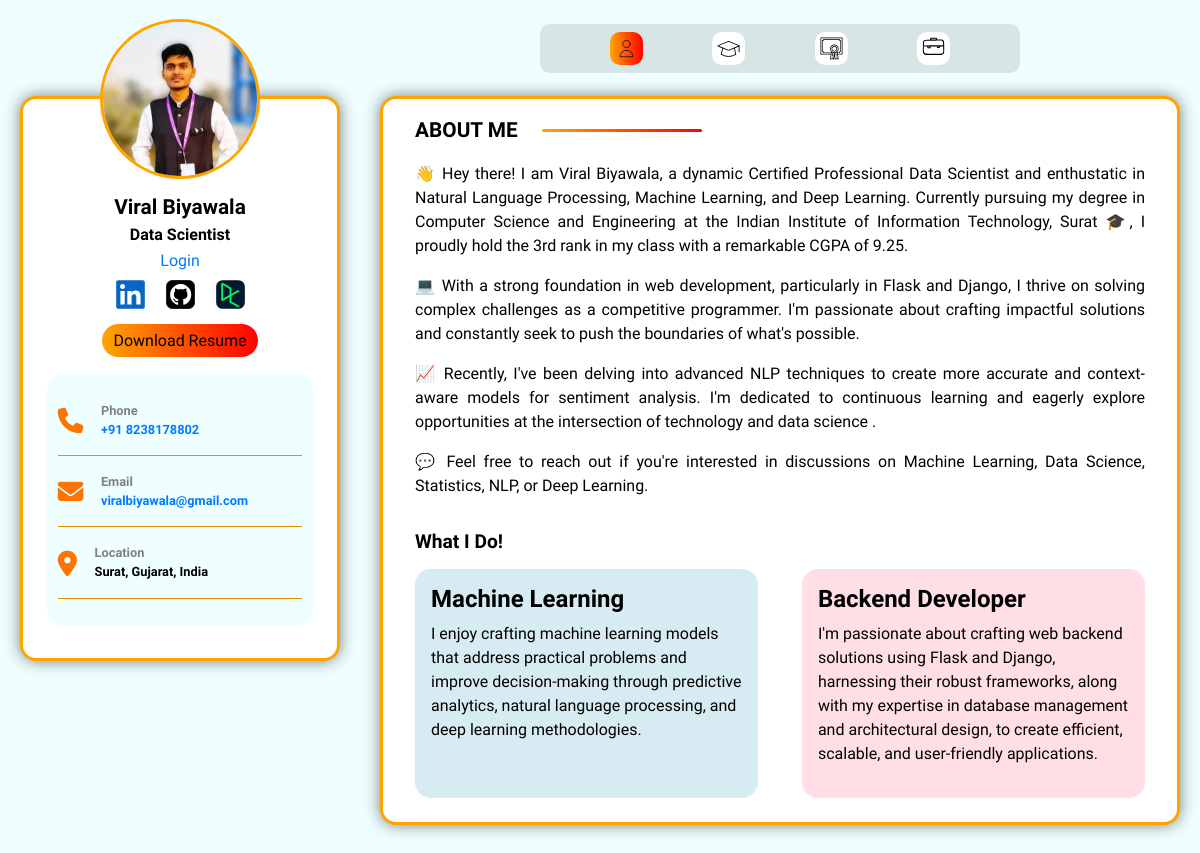
/, run on an earlier commit of the app's database.
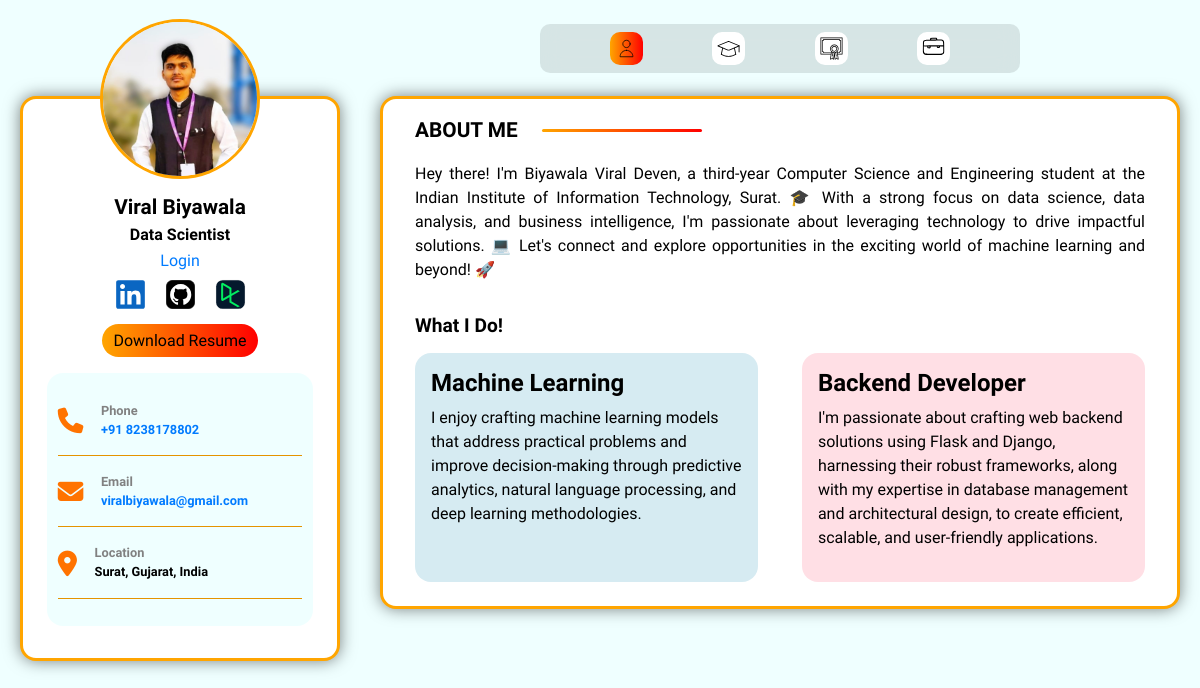
And on a later commit of the database.
### viralapp/models.py (models this page shows)
class Intro(models.Model):
    content = models.TextField()

### viralapp/views.py (the view)
# urls.py: path('', views.dashboard_view, name='dashboard'),
def dashboard_view(request):
    superuser = User.objects.filter(is_superuser=True).first()
    if 'theme_preference' in request.GET:
        theme_preference = request.GET['theme_preference']
        request.session['theme_preference'] = theme_preference
    theme_preference = request.session.get('theme_preference', 'light')
    intro, created = Intro.objects.get_or_create(pk=1)
    if request.method == 'POST':
        content = request.POST.get('content', '')
        intro.content = content
        intro.save()
        return redirect('index')
    intro_split = intro.content.split('\n')
    allowed_extensions = ['jpg', 'jpeg', 'png']
    src = "/media/images/profile.jpg"
    for extension in allowed_extensions:
        image_path = f"/media/images/profile.{extension}"
        if os.path.isfile(image_path) == True:
            src = f"/media/images/profile.{extension}"
            break
    blog_entries = BlogEntry.objects.all()
    mark = 'promark'
    context = {
        'theme_preference': theme_preference,
        'user': superuser,
        'is_superuser': True,
        'link':src,
        'intro': intro,
        'intro_split': intro_split,
        'blog_entries': blog_entries,
    }
    return render(request, 'dashboard.html', context)

### viralapp/context_processors.py (called while the page is built)
def add_login_status(request):
    return {'editable': request.user.is_authenticated}

### viralapp/templates/dashboard.html (shortened to what this page needs)
{% extends 'base.html' %}
{% load static %}
{% block extra_css %}
<link rel="stylesheet" href="{% static 'css/dashboard.css' %}" />
{% endblock %}
{% block content %}
<div class="main-content" id="promark">
    <div class="join">
        <p>ABOUT ME </p>
        <div class="horizontal-bar"></div>
    </div>
    {% if editable %}
    <form method="POST">
        {% csrf_token %}
        <textarea name="content" id="intro-content"
            placeholder="Enter your intro paragraph here...">{{ intro.content }}</textarea>
        <button type="submit">Save</button>
    </form>
    <p class="subhead">What I Do!</p>
    <div id="about-me-section">
        <button id="add-blog-btn">Add Blog</button>
        <div id="blog-container">
            {% for entry in blog_entries %}
            <div class="blog-entry">
                <h4>{{ entry.title }}</h4>
                <p>{{ entry.content }}</p>
                <button class="delete-btn" data-title="{{ entry.title }}" data-content="{{ entry.content }}">Delete</button>
            </div>
            {% endfor %}
        </div>
    </div>
    {% else %}
    <div id="intro-content">
        {% for paragraph in intro_split %}
        <p>{{ paragraph }}</p>
    {% endfor %}
    </div>
    <h3 class="subhead">What I Do!</h3>
    <div id="blog-container">
        {% for entry in blog_entries %}
        <div class="blog-entry" >
            <h4>{{ entry.title }}</h4>
            <p>{{ entry.content }}</p>
        </div>
        {% endfor %}
    </div>
    {% endif %}
</div>
{% endblock %}

What changed in the data, as far as the page shows it:
now on this page (row edited): Intro: intro_split "Hey there! I'm Biyawala Viral Deven, a third-year Computer Science and Engineering student at the Indian Institute of Information Technology, Surat. 🎓 With a strong focus on data science, data analysis, and business intelligence, I'm passionate about leveraging technology to drive impactful solutions. 💻 Let's connect and explore opportunities in the exciting world of machine learning and beyond! 🚀"
Also different on the page:
list line gone: "👋 Hey there! I am Viral Biyawala, a dynamic Certified Professional Data Scientist and enthustatic in Natural Language Processing, Machine Learning, and Deep Learning. Currently pursuing my degree in Computer Science and Engineering at the Indian Institute of Information Technology, Surat 🎓, I proudly hold the 3rd rank in my class with a remarkable CGPA of 9.25."
list line gone: "💻 With a strong foundation in web development, particularly in Flask and Django, I thrive on solving complex challenges as a competitive programmer. I'm passionate about crafting impactful solutions and constantly seek to push the boundaries of what's possible."
list line gone: "📈 Recently, I've been delving into advanced NLP techniques to create more accurate and context-aware models for sentiment analysis. I'm dedicated to continuous learning and eagerly explore opportunities at the intersection of technology and data science ."
list line gone: "💬 Feel free to reach out if you're interested in discussions on Machine Learning, Data Science, Statistics, NLP, or Deep Learning."
